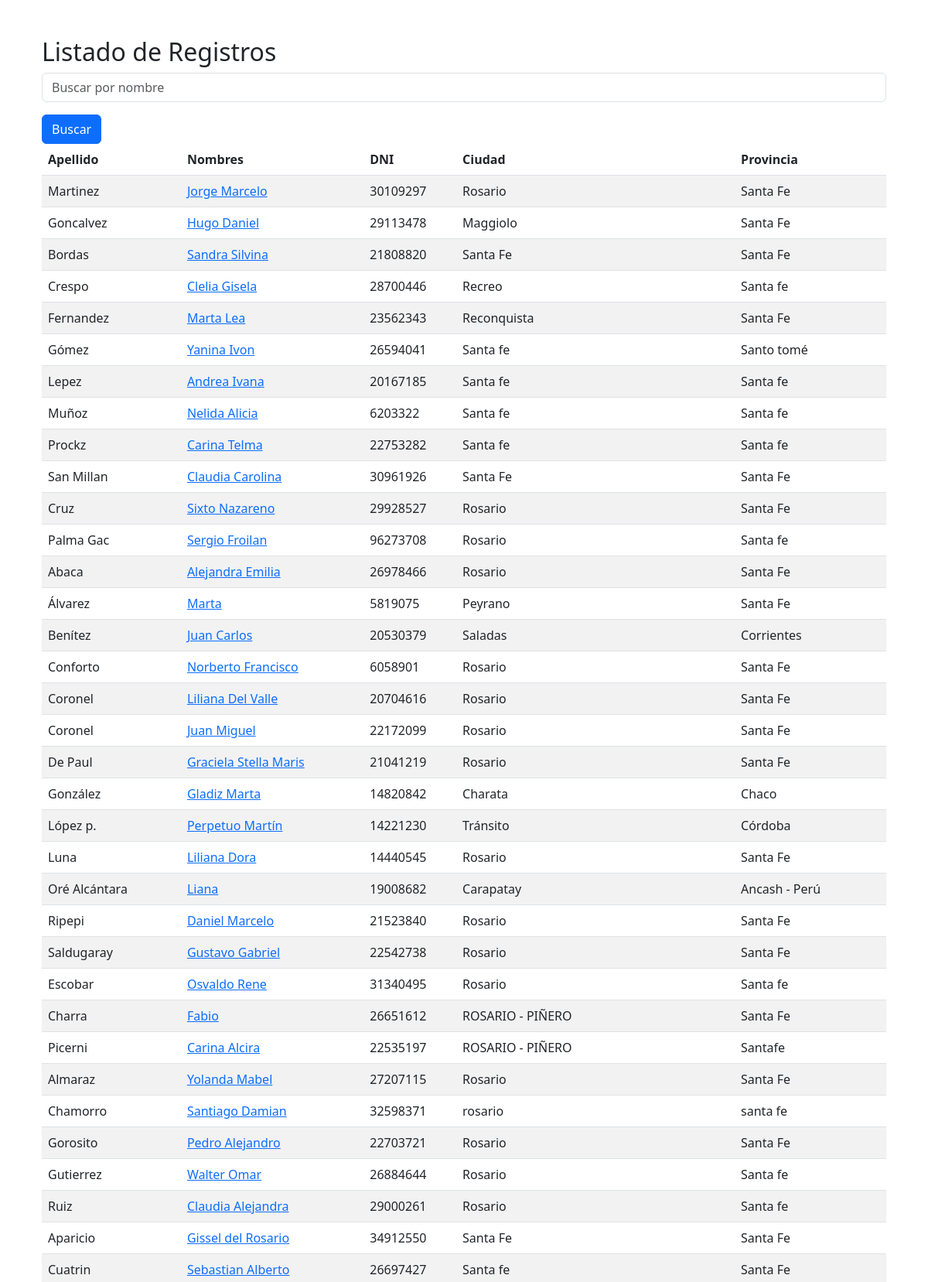
Screenshot of /listado/ (signed in, upper part) with the database file from the repository.
### registro/models.py (models this page shows, shortened)
class Registro(models.Model):
    id = models.AutoField(primary_key=True)  # Este es el campo id
    apellido = models.CharField(max_length=100)
    nombres = models.CharField(max_length=100)
    dni = models.CharField(max_length=20)
    fecha_nac = models.DateField()
    ciudad = models.CharField(max_length=100)
    provincia = models.CharField(max_length=100)
    nombre_apellido_paterno = models.CharField(max_length=100)
    nombre_apellido_materno = models.CharField(max_length=100)
    celular = models.CharField(max_length=20)
    domicilio_actual = models.CharField(max_length=255)
    correo_electronico = models.EmailField()
    foto = models.ImageField(upload_to='static/fotos/')
    ministerio = models.CharField(max_length=100)
    registro = models.CharField(max_length=100)
    tipo_pabellon = models.CharField(max_length=100)
    numero_pabellon = models.CharField(max_length=100)
    seccion_pabellon = models.CharField(max_length=100)
    otros_pabellon = models.CharField(max_length=255, blank=True, null=True)
    autorizacion_iglesia = models.FileField(upload_to='static/autorizaciones/')
    activo = models.BooleanField(default=True)  # Campo para marcar como activo o inactivo

### registro/views.py (the view)
# urls.py: path('listado/', views.listado_registros, name='listado_registros'),
@login_required
def listado_registros(request):
    query = request.GET.get('q')
    if query:
        registros = Registro.objects.filter(nombres__icontains=query)
    else:
        registros = Registro.objects.all()
    return render(request, 'listado.html', {'registros': registros})

### registro/templates/listado.html (shortened to what this page needs)
{% load static %}
<!DOCTYPE html>
<html lang="es">
<head>
    <link href="https://cdn.jsdelivr.net/npm/bootstrap@5.3.0/dist/css/bootstrap.min.css" rel="stylesheet">
</head>
<body>
    <div class="container">
        <div class="container">
            <h2 class="mt-5">Listado de Registros</h2>
            <form method="get" action="{% url 'registro:listado_registros' %}">
                <div class="mb-3">
                    <input type="text" name="q" class="form-control" placeholder="Buscar por nombre" value="{{ request.GET.q }}">
                </div>
                <button type="submit" class="btn btn-primary">Buscar</button>
            </form>
            <table class="table table-striped">
                <thead>
                    <tr>
                        <th>Apellido</th>
                        <th>Nombres</th>
                        <th>DNI</th>
                        <th>Ciudad</th>
                        <th>Provincia</th>
                    </tr>
                </thead>
                <tbody>
                    {% for registro in registros %}
                    <tr>
                        <td>{{ registro.apellido }}</td>
                        <td><a href="{% url 'registro:registro_detalle' registro.id %}">{{ registro.nombres }}</a></td>
                        <td>{{ registro.dni }}</td>
                        <td>{{ registro.ciudad }}</td>
                        <td>{{ registro.provincia }}</td>
                    </tr>
                    {% endfor %}
                </tbody>
            </table>
        </div>
    </div>
</body>
</html>

### rows the page displays
Registro: apellido "Martinez", nombres "Jorge Marcelo", dni "30109297", ciudad "Rosario", provincia "Santa Fe"
Registro: apellido "Goncalvez", nombres "Hugo Daniel", dni "29113478", ciudad "Maggiolo", provincia "Santa Fe"
Registro: apellido "Bordas", nombres "Sandra Silvina", dni "21808820", ciudad "Santa Fe", provincia "Santa Fe"
Registro: apellido "Crespo", nombres "Clelia Gisela", dni "28700446", ciudad "Recreo", provincia "Santa fe"
Registro: apellido "Fernandez", nombres "Marta Lea", dni "23562343", ciudad "Reconquista", provincia "Santa Fe"
Registro: apellido "Gómez", nombres "Yanina Ivon", dni "26594041", ciudad "Santa fe", provincia "Santo tomé"
Registro: apellido "Lepez", nombres "Andrea Ivana", dni "20167185", ciudad "Santa fe", provincia "Santa fe"
Registro: apellido "Muñoz", nombres "Nelida Alicia", dni "6203322", ciudad "Santa fe", provincia "Santa fe"
Registro: apellido "Prockz", nombres "Carina Telma", dni "22753282", ciudad "Santa fe", provincia "Santa fe"
Registro: apellido "San Millan", nombres "Claudia Carolina", dni "30961926", ciudad "Santa Fe", provincia "Santa Fe"
Registro: apellido "Cruz", nombres "Sixto Nazareno", dni "29928527", ciudad "Rosario", provincia "Santa Fe"
Registro: apellido "Palma Gac", nombres "Sergio Froilan", dni "96273708", ciudad "Rosario", provincia "Santa fe"
Registro: apellido "Abaca", nombres "Alejandra Emilia", dni "26978466", ciudad "Rosario", provincia "Santa Fe"
Registro: apellido "Álvarez", nombres "Marta", dni "5819075", ciudad "Peyrano", provincia "Santa Fe"
Registro: apellido "Benítez", nombres "Juan Carlos", dni "20530379", ciudad "Saladas", provincia "Corrientes"
Registro: apellido "Conforto", nombres "Norberto Francisco", dni "6058901", ciudad "Rosario", provincia "Santa Fe"
Registro: apellido "Coronel", nombres "Liliana Del Valle", dni "20704616", ciudad "Rosario", provincia "Santa Fe"
Registro: apellido "Coronel", nombres "Juan Miguel", dni "22172099", ciudad "Rosario", provincia "Santa Fe"
Registro: apellido "De Paul", nombres "Graciela Stella Maris", dni "21041219", ciudad "Rosario", provincia "Santa Fe"
Registro: apellido "González", nombres "Gladiz Marta", dni "14820842", ciudad "Charata", provincia "Chaco"
Registro: apellido "López p.", nombres "Perpetuo Martín", dni "14221230", ciudad "Tránsito", provincia "Córdoba"
Registro: apellido "Luna", nombres "Liliana Dora", dni "14440545", ciudad "Rosario", provincia "Santa Fe"
Registro: apellido "Oré Alcántara", nombres "Liana", dni "19008682", ciudad "Carapatay", provincia "Ancash - Perú"
Registro: apellido "Ripepi", nombres "Daniel Marcelo", dni "21523840", ciudad "Rosario", provincia "Santa Fe"
Registro: apellido "Saldugaray", nombres "Gustavo Gabriel", dni "22542738", ciudad "Rosario", provincia "Santa Fe"
Registro: apellido "Escobar", nombres "Osvaldo Rene", dni "31340495", ciudad "Rosario", provincia "Santa fe"
Registro: apellido "Charra", nombres "Fabio", dni "26651612", ciudad "ROSARIO - PIÑERO", provincia "Santa Fe"
Registro: apellido "Picerni", nombres "Carina Alcira", dni "22535197", ciudad "ROSARIO - PIÑERO", provincia "Santafe"
Registro: apellido "Almaraz", nombres "Yolanda Mabel", dni "27207115", ciudad "Rosario", provincia "Santa Fe"
Registro: apellido "Chamorro", nombres "Santiago Damian", dni "32598371", ciudad "rosario", provincia "santa fe"
Registro: apellido "Gorosito", nombres "Pedro Alejandro", dni "22703721", ciudad "Rosario", provincia "Santa Fe"
Registro: apellido "Gutierrez", nombres "Walter Omar", dni "26884644", ciudad "Rosario", provincia "Santa fe"
Registro: apellido "Ruiz", nombres "Claudia Alejandra", dni "29000261", ciudad "Rosario", provincia "Santa fe"
Registro: apellido "Aparicio", nombres "Gissel del Rosario", dni "34912550", ciudad "Santa Fe", provincia "Santa Fe"
Registro: apellido "Cuatrin", nombres "Sebastian Alberto", dni "26697427", ciudad "Santa fe", provincia "Santa Fe"
